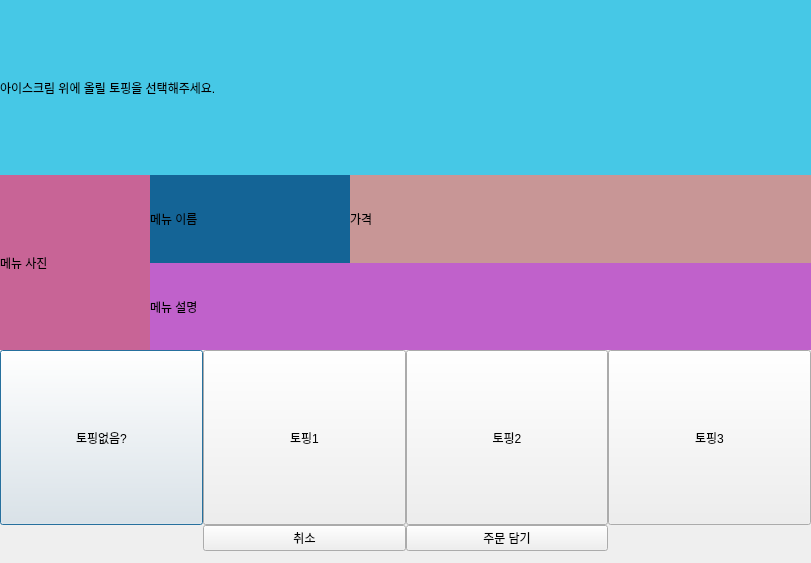
<?xml version="1.0" encoding="UTF-8"?>
<ui version="4.0">
 <class>Dialog</class>
 <widget class="QDialog" name="Dialog">
  <property name="geometry">
   <rect>
    <x>0</x>
    <y>0</y>
    <width>811</width>
    <height>563</height>
   </rect>
  </property>
  <property name="windowTitle">
   <string>Dialog</string>
  </property>
  <widget class="QWidget" name="verticalLayoutWidget">
   <property name="geometry">
    <rect>
     <x>0</x>
     <y>0</y>
     <width>811</width>
     <height>551</height>
    </rect>
   </property>
   <layout class="QVBoxLayout" name="verticalLayout">
    <property name="spacing">
     <number>0</number>
    </property>
    <property name="rightMargin">
     <number>0</number>
    </property>
    <property name="bottomMargin">
     <number>0</number>
    </property>
    <item>
     <widget class="QLabel" name="label">
      <property name="styleSheet">
       <string notr="true">background-color:  rgb(70,200,230);</string>
      </property>
      <property name="text">
       <string>아이스크림 위에 올릴 토핑을 선택해주세요.</string>
      </property>
     </widget>
    </item>
    <item>
     <layout class="QHBoxLayout" name="horizontalLayout">
      <property name="spacing">
       <number>0</number>
      </property>
      <item>
       <widget class="QLabel" name="label_2">
        <property name="sizePolicy">
         <sizepolicy hsizetype="Fixed" vsizetype="Preferred">
          <horstretch>0</horstretch>
          <verstretch>0</verstretch>
         </sizepolicy>
        </property>
        <property name="minimumSize">
         <size>
          <width>150</width>
          <height>0</height>
         </size>
        </property>
        <property name="styleSheet">
         <string notr="true">background: rgb(200,100,150);</string>
        </property>
        <property name="text">
         <string>메뉴 사진</string>
        </property>
       </widget>
      </item>
      <item>
       <layout class="QVBoxLayout" name="verticalLayout_2">
        <property name="spacing">
         <number>0</number>
        </property>
        <property name="bottomMargin">
         <number>0</number>
        </property>
        <item>
         <layout class="QHBoxLayout" name="horizontalLayout_5">
          <property name="spacing">
           <number>0</number>
          </property>
          <item>
           <widget class="QLabel" name="label_5">
            <property name="sizePolicy">
             <sizepolicy hsizetype="Fixed" vsizetype="Preferred">
              <horstretch>0</horstretch>
              <verstretch>0</verstretch>
             </sizepolicy>
            </property>
            <property name="minimumSize">
             <size>
              <width>200</width>
              <height>0</height>
             </size>
            </property>
            <property name="styleSheet">
             <string notr="true">background:rgb(20,100,150)</string>
            </property>
            <property name="text">
             <string>메뉴 이름</string>
            </property>
           </widget>
          </item>
          <item>
           <widget class="QLabel" name="label_4">
            <property name="styleSheet">
             <string notr="true">background:rgb(200,150,150)</string>
            </property>
            <property name="text">
             <string>가격</string>
            </property>
           </widget>
          </item>
         </layout>
        </item>
        <item>
         <widget class="QLabel" name="label_3">
          <property name="styleSheet">
           <string notr="true">background: rgb(192, 97, 203)</string>
          </property>
          <property name="text">
           <string>메뉴 설명</string>
          </property>
         </widget>
        </item>
       </layout>
      </item>
     </layout>
    </item>
    <item>
     <layout class="QHBoxLayout" name="horizontalLayout_3">
      <property name="spacing">
       <number>0</number>
      </property>
      <property name="rightMargin">
       <number>0</number>
      </property>
      <item>
       <widget class="QPushButton" name="pushButton_6">
        <property name="sizePolicy">
         <sizepolicy hsizetype="Minimum" vsizetype="Preferred">
          <horstretch>0</horstretch>
          <verstretch>0</verstretch>
         </sizepolicy>
        </property>
        <property name="text">
         <string>토핑없음?</string>
        </property>
       </widget>
      </item>
      <item>
       <widget class="QPushButton" name="pushButton_5">
        <property name="sizePolicy">
         <sizepolicy hsizetype="Minimum" vsizetype="Preferred">
          <horstretch>0</horstretch>
          <verstretch>0</verstretch>
         </sizepolicy>
        </property>
        <property name="text">
         <string>토핑1</string>
        </property>
       </widget>
      </item>
      <item>
       <widget class="QPushButton" name="pushButton_3">
        <property name="sizePolicy">
         <sizepolicy hsizetype="Minimum" vsizetype="Preferred">
          <horstretch>0</horstretch>
          <verstretch>0</verstretch>
         </sizepolicy>
        </property>
        <property name="text">
         <string>토핑2</string>
        </property>
       </widget>
      </item>
      <item>
       <widget class="QPushButton" name="pushButton_4">
        <property name="sizePolicy">
         <sizepolicy hsizetype="Minimum" vsizetype="Preferred">
          <horstretch>0</horstretch>
          <verstretch>0</verstretch>
         </sizepolicy>
        </property>
        <property name="text">
         <string>토핑3</string>
        </property>
       </widget>
      </item>
     </layout>
    </item>
    <item>
     <layout class="QHBoxLayout" name="horizontalLayout_4">
      <item>
       <spacer name="horizontalSpacer">
        <property name="orientation">
         <enum>Qt::Horizontal</enum>
        </property>
        <property name="sizeHint" stdset="0">
         <size>
          <width>40</width>
          <height>20</height>
         </size>
        </property>
       </spacer>
      </item>
      <item>
       <widget class="QPushButton" name="pushButton_2">
        <property name="sizePolicy">
         <sizepolicy hsizetype="Expanding" vsizetype="Fixed">
          <horstretch>0</horstretch>
          <verstretch>0</verstretch>
         </sizepolicy>
        </property>
        <property name="text">
         <string>취소</string>
        </property>
       </widget>
      </item>
      <item>
       <widget class="QPushButton" name="pushButton">
        <property name="sizePolicy">
         <sizepolicy hsizetype="Expanding" vsizetype="Fixed">
          <horstretch>0</horstretch>
          <verstretch>0</verstretch>
         </sizepolicy>
        </property>
        <property name="text">
         <string>주문 담기</string>
        </property>
       </widget>
      </item>
      <item>
       <spacer name="horizontalSpacer_2">
        <property name="orientation">
         <enum>Qt::Horizontal</enum>
        </property>
        <property name="sizeHint" stdset="0">
         <size>
          <width>40</width>
          <height>20</height>
         </size>
        </property>
       </spacer>
      </item>
     </layout>
    </item>
   </layout>
  </widget>
 </widget>
 <resources/>
 <connections/>
</ui>
